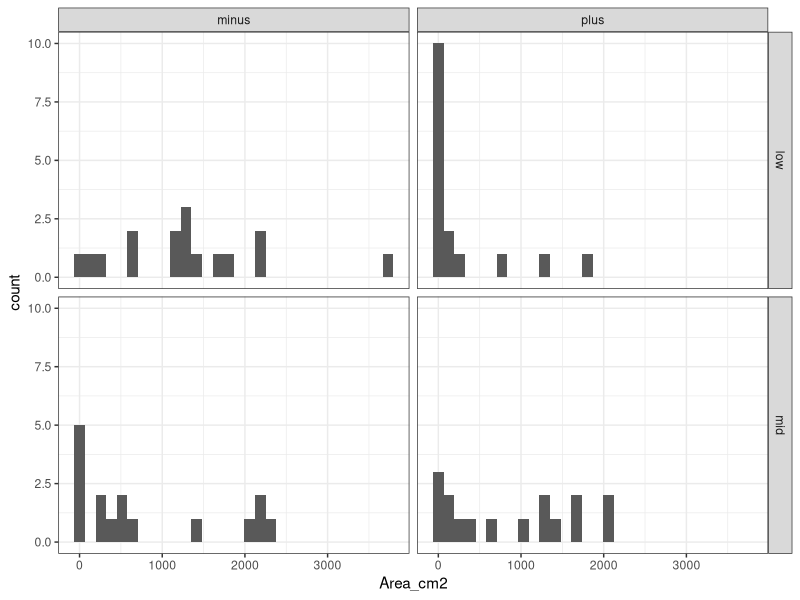
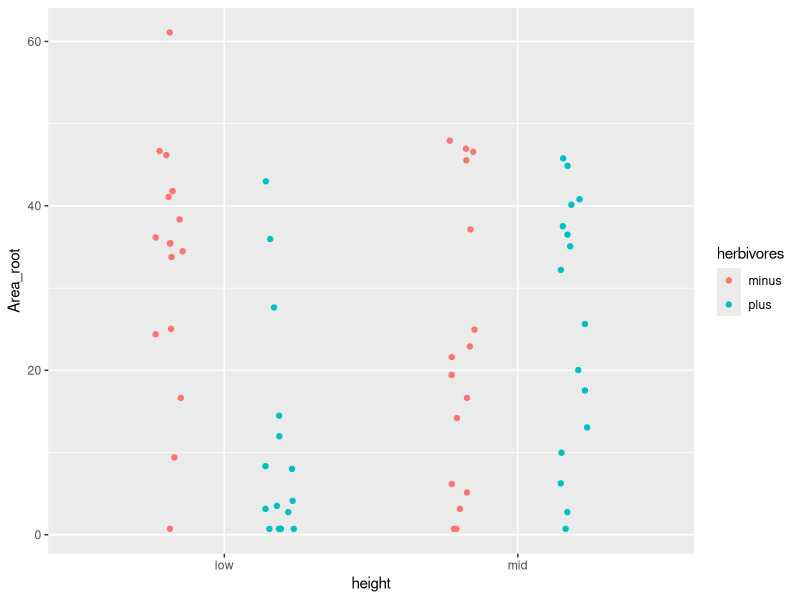
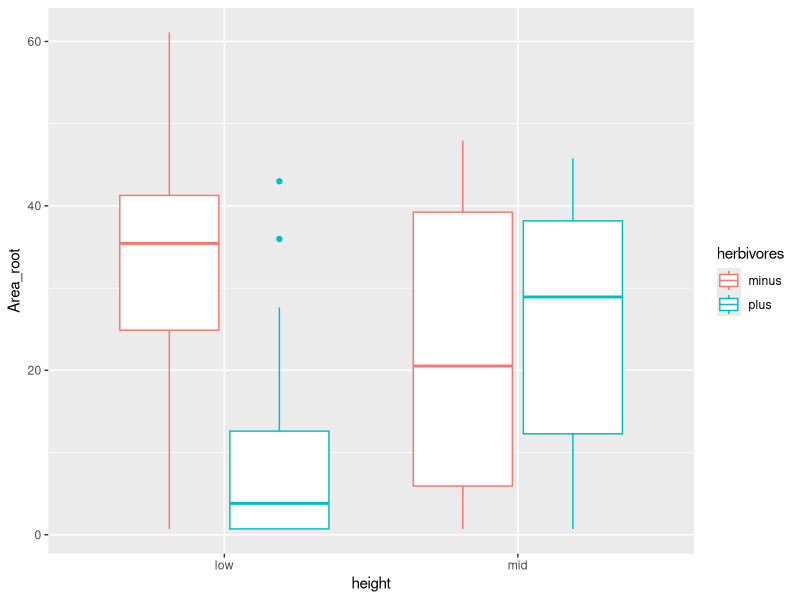
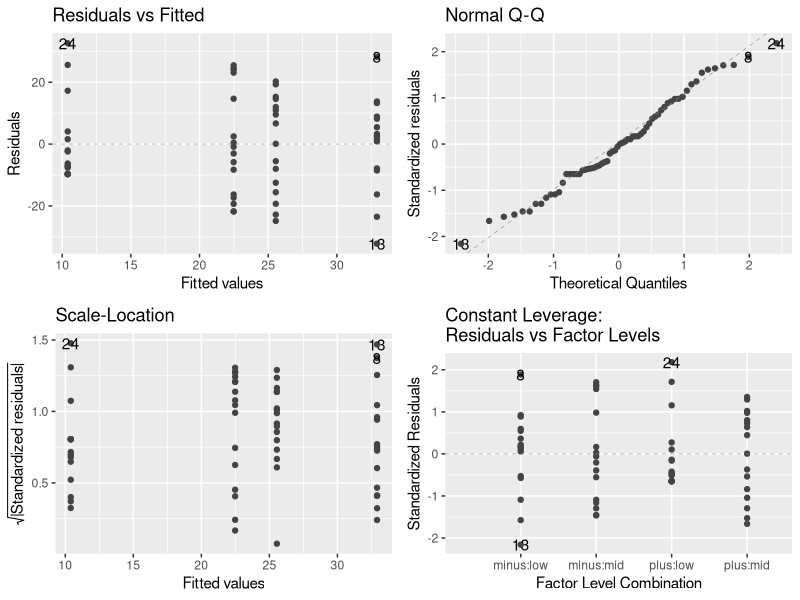
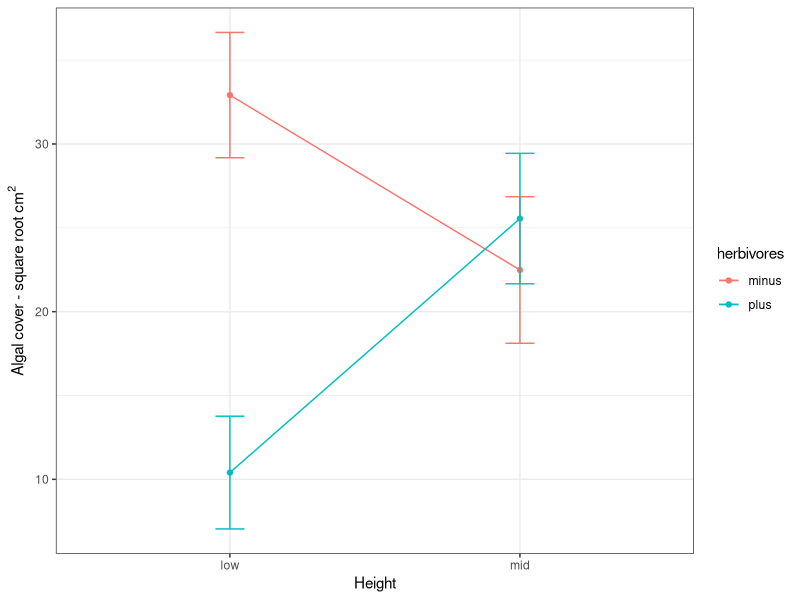

Recreate these plots in R, in order.
## ---- chunk 1
knitr::opts_chunk$set(echo = TRUE)
## ---- chunk 2
suppressPackageStartupMessages({
  # Importing libraries
  library("ggplot2")
  library("dplyr")
  library("ggfortify")
  library('tidyverse')
  library('GGally')
})


# data
data <- read.csv("data/intertidalalgae.csv", stringsAsFactors = T)  
## ---- chunk 3
glimpse(data)
## ---- chunk 4
summary(data)
## ---- chunk 5
table(data$herbivores)
## ---- chunk 6
levels(data$herbivores)
## ---- chunk 7
summary_data <- data %>%
  group_by(height, herbivores) %>%
  summarise()
summary_data
## ---- chunk 8
ggplot(data, aes(x = Area_cm2)) +
  geom_histogram() +
  facet_grid(~height ~ herbivores) +
  theme_bw()
## ---- chunk 9
data <- mutate(data, Area_root = sqrt(Area_cm2))
## ---- chunk 10
ggplot(data, aes(x = height, y = Area_root, color = herbivores)) +
  geom_point(position = position_jitterdodge(jitter.width = 0.2))
## ---- chunk 11
ggplot(data, aes(x = height, y = Area_root, color = herbivores)) +
  geom_boxplot()
## ---- chunk 12
summary_algae <- data %>%
  group_by(height, herbivores) %>%
  summarise(mean = mean(Area_root), sd = sd(Area_root), se = sd(Area_root) / sqrt(n()))

options(pillar.sigfig = 4)
summary_algae

## ---- chunk 13
model_algae <- lm(Area_root ~ herbivores * height, data = data)
## ---- chunk 14
autoplot(model_algae, smooth.colour = NA)
## ---- chunk 15
anova(model_algae)
## ---- chunk 16
summary(model_algae)
## ---- chunk 17
conf_intervals <- confint(model_algae, level = 0.95)
conf_intervals
## ---- chunk 18

ggplot(summary_algae, aes(x = height, y = mean,
                   color = herbivores, group = herbivores)) +
  geom_point() +
  geom_line() +
  geom_errorbar(aes(ymin = mean - se, ymax = mean + se), width = 0.1) +
  ylab(expression("Algal cover - square root cm"^"2")) +
  xlab('Height') +
  theme_bw()
